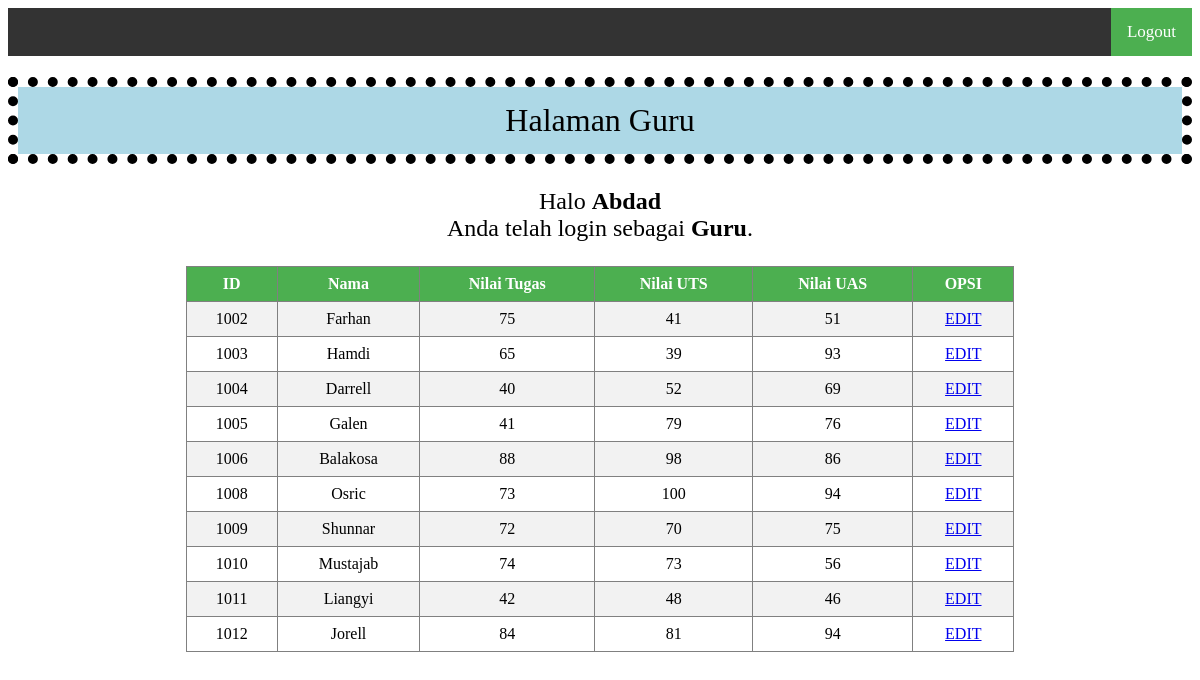
The app's page /halaman_guru.php (signed in) with its own data.
### tables this page shows
CREATE TABLE `user` (
  `user_id` varchar(10) NOT NULL,
  `password` varchar(255) NOT NULL,
  `first_name` varchar(255) NOT NULL,
  `last_name` varchar(255) NOT NULL,
  `role_id` int(11) NOT NULL,
  `address` varchar(255) NOT NULL
);

CREATE TABLE `grade` (
  `user_id` varchar(10) NOT NULL,
  `nilai_tugas` int(11) NOT NULL,
  `nilai_uts` int(11) NOT NULL,
  `nilai_uas` int(11) NOT NULL
);

### halaman_guru.php (the view, shortened to what this page needs)
<!DOCTYPE html>
<html>
<head>
	<link rel="stylesheet" type="text/css" href="styleguru.css">
</head>
<body>
	<?php
		include 'koneksi.php';
		$id = $_SESSION['user_id'];
		$data = mysqli_query($koneksi,"select * from user where user_id = '$id'");
		$d = mysqli_fetch_array($data);
	?>
	<div class="topnav">
	<a class="active" href="logout.php" onclick="return confirm('Are you sure to logout?');">Logout</a>
	</div>
	<h1>Halaman Guru</h1>
	<p>Halo <b><?php echo $d['first_name']; ?></b></br> Anda telah login sebagai <b><?php echo "Guru" ?></b>.</p>
	<table border="1">
		<tr>
			<th>ID</th>
			<th>Nama </th>
			<th>Nilai Tugas</th>
			<th>Nilai UTS</th>
			<th>Nilai UAS</th>
			<th>OPSI</th>
		</tr>
		<?php
		include 'koneksi.php';
		$data = mysqli_query($koneksi,"select * from grade inner join user where grade.user_id = user.user_id");
		while($d = mysqli_fetch_array($data)){
			?>
			<tr>
				<td><?php echo $d['user_id']; ?></td>
				<td><?php echo $d['first_name']; ?></td>
				<td><?php echo $d['nilai_tugas']; ?></td>
				<td><?php echo $d['nilai_uts']; ?></td>
				<td><?php echo $d['nilai_uas']; ?></td>
				<td>
					<a href="edit1.php?user_id=<?php echo $d['user_id'];?>&first_name=<?php echo $d['first_name'];?>">EDIT</a>
				</td>
			</tr>
			<?php
		}
		?>
	</table>
	<br/>
	<br/>
</body>
</html>

### styleguru.css (style rules this page uses)
table { border-collapse: collapse; width:70%; margin-left:15%; margin-right:15%; }
th, td { text-align: center; padding: 8px; }
tr:nth-child(even) { background-color: #f2f2f2 }
th { background-color: #4CAF50; color: white; }
.topnav { background-color: #333; overflow: hidden; position: sticky; top: 0; }
.topnav a { float: right; color: #f2f2f2; text-align: center; padding: 14px 16px; text-decoration: none; font-size: 17px; }
.topnav a.active { background-color: #4CAF50; color: white; }
h1 { text-align: center; font-weight: 300; border: 10px dotted black; padding: 15px; background: lightblue; background-clip: padding-box; }
p { text-align: center; font-size: 150%; }

### records on screen
user: first_name "Abdad"
grade: user.user_id "1002", user.first_name "Farhan", nilai_tugas "75", nilai_uts "41", nilai_uas "51"
grade: user.user_id "1003", user.first_name "Hamdi", nilai_tugas "65", nilai_uts "39", nilai_uas "93"
grade: user.user_id "1004", user.first_name "Darrell", nilai_tugas "40", nilai_uts "52", nilai_uas "69"
grade: user.user_id "1005", user.first_name "Galen", nilai_tugas "41", nilai_uts "79", nilai_uas "76"
grade: user.user_id "1006", user.first_name "Balakosa", nilai_tugas "88", nilai_uts "98", nilai_uas "86"
grade: user.user_id "1008", user.first_name "Osric", nilai_tugas "73", nilai_uts "100", nilai_uas "94"
grade: user.user_id "1009", user.first_name "Shunnar", nilai_tugas "72", nilai_uts "70", nilai_uas "75"
grade: user.user_id "1010", user.first_name "Mustajab", nilai_tugas "74", nilai_uts "73", nilai_uas "56"
grade: user.user_id "1011", user.first_name "Liangyi", nilai_tugas "42", nilai_uts "48", nilai_uas "46"
grade: user.user_id "1012", user.first_name "Jorell", nilai_tugas "84", nilai_uts "81", nilai_uas "94"
